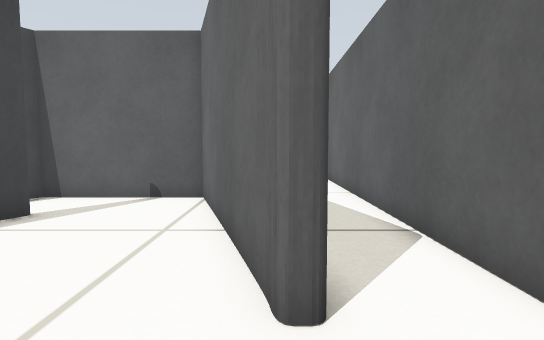
view 1 (above)

17 first-person views from a walk through a Gazebo world. The camera is 0.31 m above the floor, tilts 4° down and sees 80° across. The floor is counted in squares, 0.2 m on a side. Each view is taken from the middle of a square. On the plan, view 1 faces up. The plan holds only what a view shows up to about 15 squares ahead; the rest is blank.

view 2
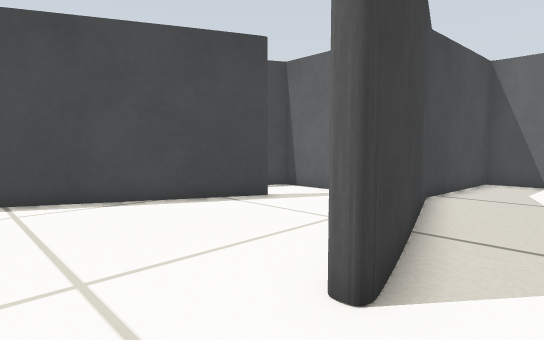

view 3
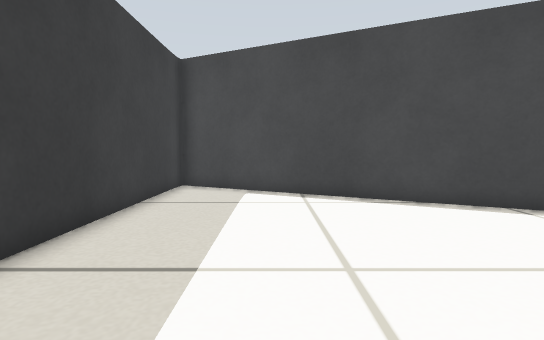

view 4
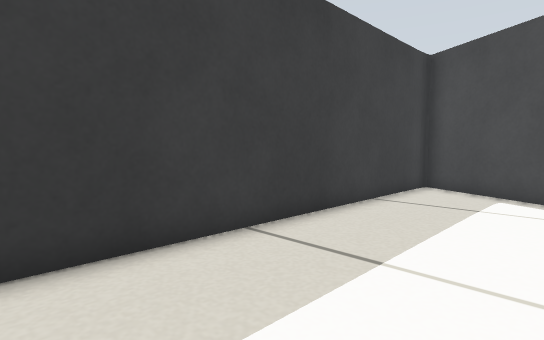

view 5
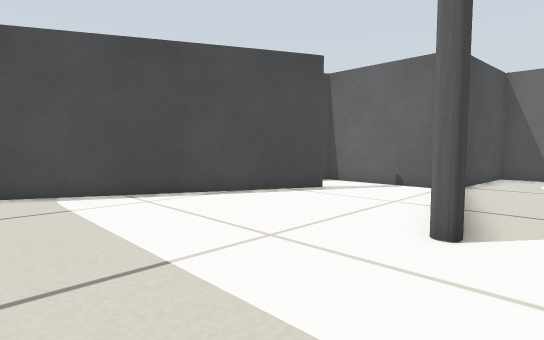

view 6
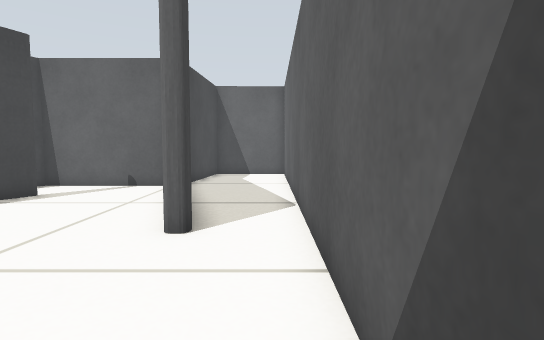

view 7
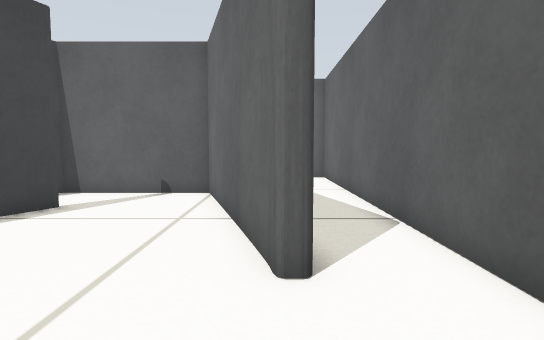

view 8
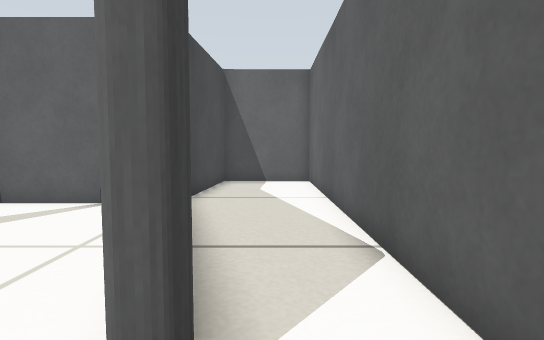

view 9
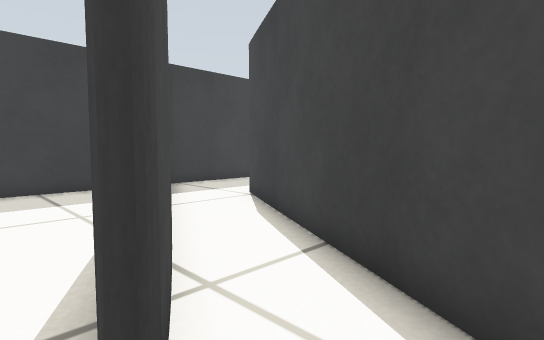

view 10
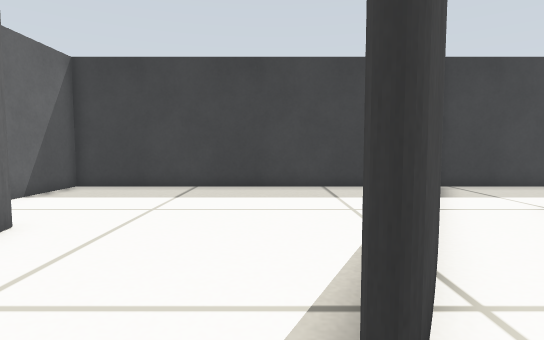

view 11
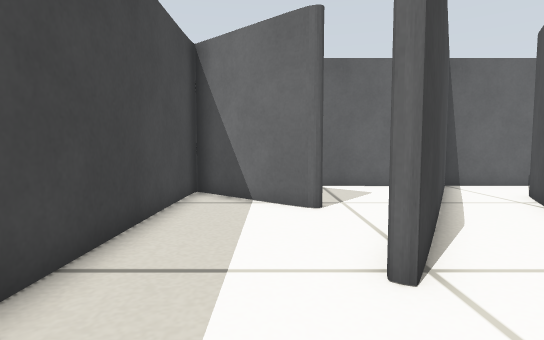

view 12
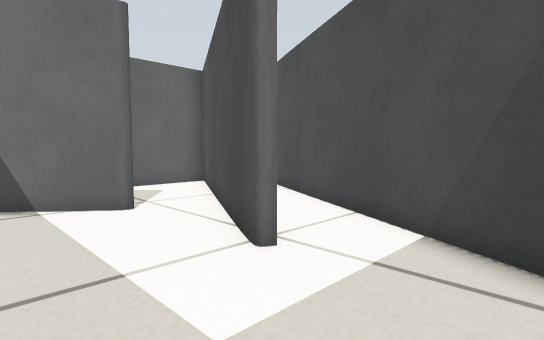

view 13
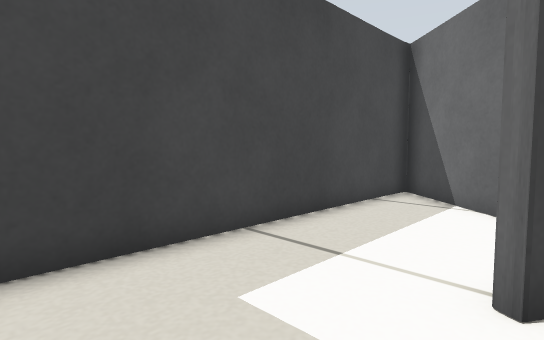

view 14
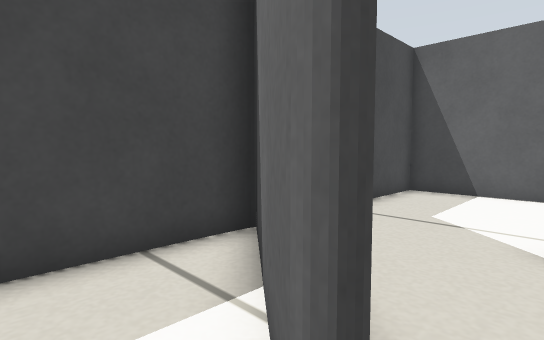

view 15
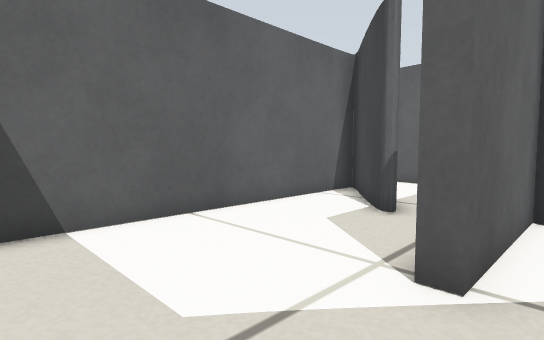

view 16
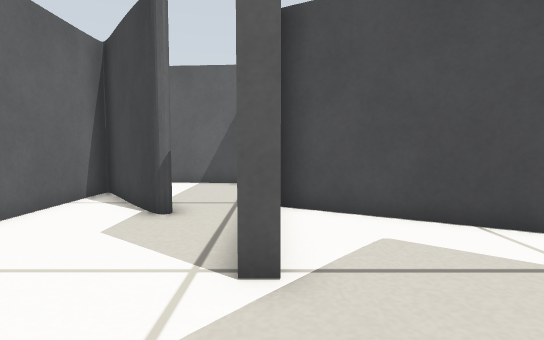

view 17
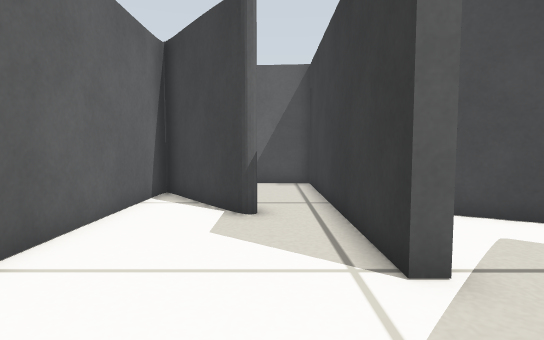

### Floor plan
Ten units are one square. View 1 is at (0, 0); x grows to the right and y downward. Boxes are objects, and circles mark ways between rooms. Rooms are numbered by the first view taken in them; rooms with no view inside come last. Other rooms are left out.
<svg viewBox="-172 -162 204 204">
<path fill="none" stroke="#000" d="M-15 -103 5 -30M-6 37 27 37 27 -157 -9 -157M-12 -156 -16 -102M1 -28 -21 -99 -71 -99M-54 -72 -110 35M-108 37 -6 37M-126 -10 -102 -53M-110 -30 -124 -4M-132 -53 -167 -82 -167 27M-111 27 -87 -19M-158 37 -116 37M-102 -53 -76 -99 -123 -99M-123 -99 -123 -104 -96 -104M-85 -128 -52 -155M-53 -157 -167 -157 -167 -129M-96 -104 -22 -104 -18 -153M-71 -50 -60 -72M-71 -99 -93 -60M-93 -60 -110 -30M-87 -19 -71 -50"/>
<circle cx="0" cy="5" r="3" fill="#2a7"/>
<circle cx="-60" cy="-85" r="3" fill="#2a7"/>
<circle cx="-115" cy="-60" r="3" fill="#2a7"/>
<circle cx="-100" cy="-30" r="3" fill="#2a7"/>
<circle cx="-145" cy="-100" r="3" fill="#2a7"/>
<circle cx="-85" cy="-115" r="3" fill="#2a7"/>
<circle cx="-80" cy="-60" r="3" fill="#2a7"/>
<text x="10" y="-60">1</text>
<text x="-40" y="-20">2</text>
<text x="-140" y="-10">3</text>
<text x="-120" y="-80">4</text>
<text x="-120" y="-130">5</text>
<text x="-50" y="-120">6</text>
<text x="-70" y="-70">7</text>
<text x="-90" y="-40">8</text>
</svg>
Room 1 opens to room 2. Room 2 opens to room 7. Room 3 opens to room 4. Room 3 opens to room 8. Room 4 opens to room 5. Room 5 opens to room 6. Room 7 opens to room 8.

Where each view was taken, in squares from view 1:
view 1: 0 up, 0 right, facing up
view 2: 0 up, 2 right, facing up-left
view 3: 0 up, 2 right, facing left
view 4: 1 up, 2 right, facing down-left
view 5: 3 down, 2 right, facing up-left
view 6: 3 down, 2 right, facing up
view 7: 1 down, 0 right, facing up
view 8: 1 up, 1 right, facing up
view 9: 9 up, 5 left, facing down-left
view 10: 9 up, 5 left, facing down
view 11: 3 down, 14 left, facing up
view 12: 3 down, 16 left, facing up-right
view 13: 3 down, 12 left, facing up-left
view 14: 4 up, 12 left, facing up-left
view 15: 9 up, 16 left, facing up-right
view 16: 10 up, 16 left, facing right
view 17: 12 up, 16 left, facing right
